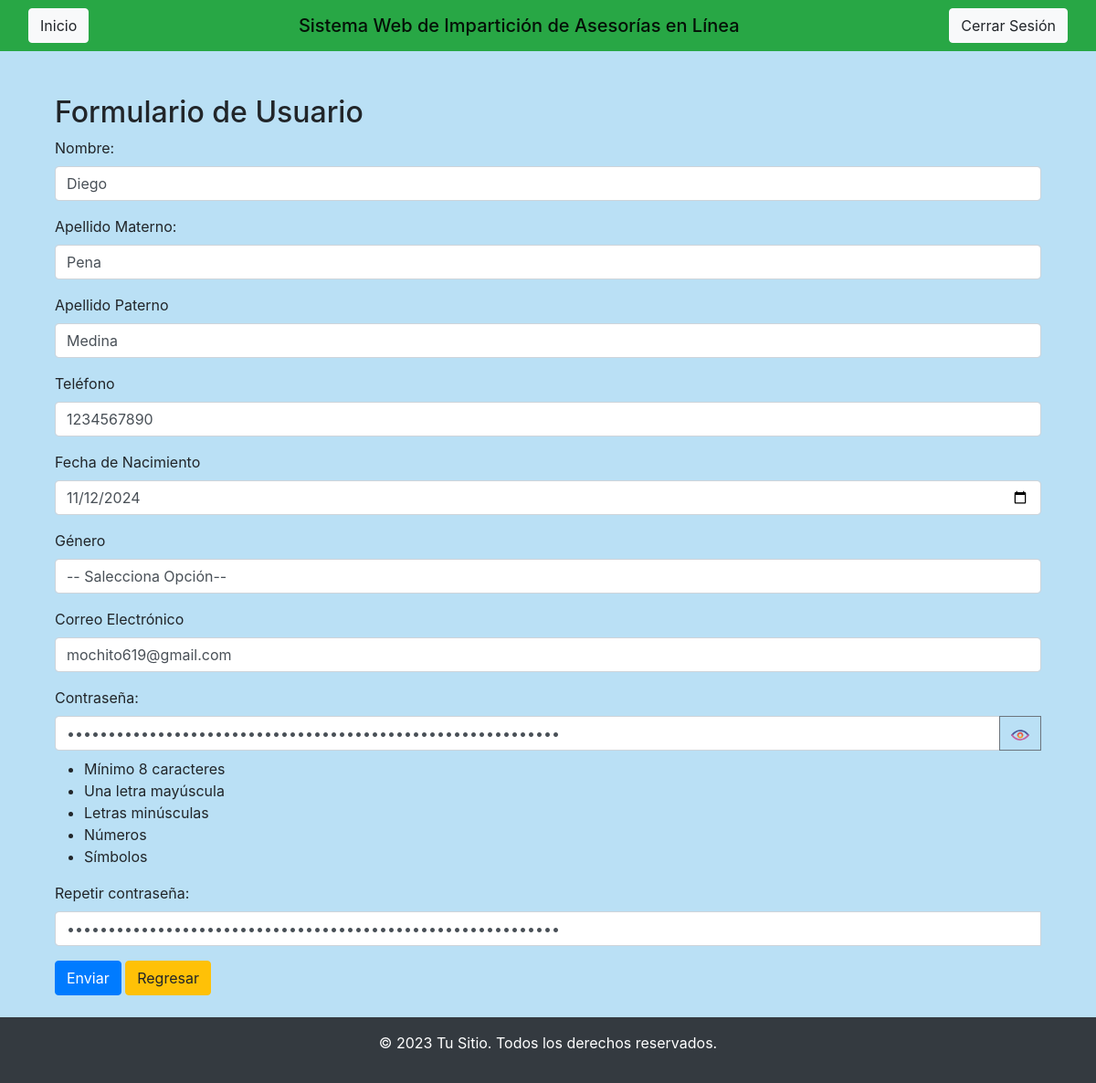
Screenshot of /Vista/ADMIN/UPDATE/Update_Usuario_Administrador.php?id=1&rol=Administrador (signed in) with the database file from the repository.
### tables this page shows
CREATE TABLE `administrador` (
  `ID_Usuario_A` int(11) NOT NULL AUTO_INCREMENT,
  `Nombre_Usuario_A` varchar(200) NOT NULL,
  `Apellido_Materno_A` varchar(200) NOT NULL,
  `Apellido_Paterno_A` varchar(200) NOT NULL,
  `Telefono_A` varchar(20) NOT NULL,
  `Fecha_Nacimiento_A` date NOT NULL,
  `Genero_A` varchar(100) NOT NULL,
  `Correo_electronico_A` varchar(250) NOT NULL,
  `Contrasena_A` varchar(250) NOT NULL,
  PRIMARY KEY (`ID_Usuario_A`)
);

### Vista/ADMIN/UPDATE/Update_Usuario_Administrador.php (the view, shortened to what this page needs)
<?php include('head.php'); ?>
<?php
if (isset($_GET['id']) && !empty($_GET['id']) && isset($_GET['rol']) && !empty($_GET['rol'])) {
    $id_empleado = $_GET['id'];
    $conexion = (new Conectar())->conexion();
    $consulta = $conexion->prepare("SELECT A.Nombre_Usuario_A AS nombre_usuario,
            A.Apellido_Paterno_A AS apellido_paterno,
            A.Apellido_Materno_A AS apellido_materno,
            A.Telefono_A AS telefono,
            A.Fecha_Nacimiento_A AS fecha_nacimiento,
            A.Genero_A AS genero,
            A.Correo_electronico_A AS correo_electronico,
            A.Contrasena_A AS contrasena
            FROM
                Administrador A
            WHERE
                A.ID_Usuario_A = ?;");
    $consulta->bind_param("i", $id_empleado);
    $consulta->execute();
    $resultado = $consulta->get_result();
    if ($row = $resultado->fetch_assoc()) {
    } else {
        echo "No se encontró ningún empleado con la ID proporcionada.";
        exit;
    }
    } else {
        echo "Error al preparar la consulta.";
        exit;
    }
?>
<div class="container mt-5">
    <h2>Formulario de Usuario</h2>
        <form action="../../../Controlador/ADMIN/UPDATE/Funcion_Update_Usuario.php" method="post" class="needs-validation" novalidate>
            <div class="form-group">
                <label for="nombre_usuario_e">Nombre:</label>
                <input type="text" class="form-control" id="nombre_usuario" name="nombre_usuario" value="<?php echo $row['nombre_usuario']; ?>" required>
            </div>
            <div class="form-group">
                <label for="apellido_materno_e">Apellido Materno:</label>
                <input type="text" class="form-control" id="apellido_materno" name="apellido_materno" value="<?php echo $row['apellido_materno']; ?>" required>
            </div>
            <div class="form-group">
                <label for="apellido_paterno_e">Apellido Paterno</label>
                <input type="text" class="form-control" id="apellido_paterno" name="apellido_paterno" value="<?php echo $row['apellido_paterno']; ?>" required>
            </div>
            <div class="form-group">
                <label for="telefono_e">Teléfono</label>
                <input type="tel" class="form-control" id="telefono" name="telefono" value="<?php echo $row['telefono']; ?>" required>
            </div>
            <div class="form-group">
                <label for="fecha_nacimiento_e">Fecha de Nacimiento</label>
                <input type="date" class="form-control" id="fecha_nacimiento" name="fecha_nacimiento" value="<?php echo $row['fecha_nacimiento']; ?>" required>
            </div>
            <div class="form-group">
                <label for="genero_e">Género</label>
                <select class="form-control" id="genero" name="genero" required>
                    <option value="" selected disabled>-- Salecciona Opción--</option>
                </select>
            </div>
            <div class="form-group">
                <label for="correo_electronico_e">Correo Electrónico</label>
                <input type="email" class="form-control" id="correo_electronico" name="correo_electronico" value="<?php echo $row['correo_electronico']; ?>" required>
            </div>
            <div class="form-group">
                <label for="contrasena" class="form-label">Contraseña:</label>
                <div class="input-group">
                    <input type="password" class="form-control" id="contrasena" name="contrasena" placeholder="Ingresa la contraseña" value="<?php echo $row['contrasena']; ?>" required>
                    <div class="input-group-append">
                        <button class="btn btn-outline-secondary" type="button" id="togglePassword">
                        </button>
                    </div>
                </div>
                <ul class="requirements mt-2">
                    <li id="length">Mínimo 8 caracteres</li>
                    <li id="uppercase">Una letra mayúscula</li>
                    <li id="lowercase">Letras minúsculas</li>
                    <li id="number">Números</li>
                    <li id="special">Símbolos</li>
                </ul>
            </div>
            <div class="form-group">
                <label for="valcontrasena" class="form-label">Repetir contraseña:</label>
                <div class="input-group">
                    <input type="password" class="form-control" id="valcontrasena" name="valcontrasena" value="<?php echo $row['contrasena']; ?>" placeholder="Ingresa la contraseña" required>
                </div>
            </div>
        <button type="submit" class="btn btn-primary">Enviar</button>
        <a class="btn btn-warning" href="../Usuario.php">Regresar</a>
    </form>
</div>
<?php include('footer.php'); ?>

### Vista/ADMIN/UPDATE/head.php (style rules this page uses)
body { background: #bae0f5; }

### rows the page displays
administrador: nombre_usuario "Diego", apellido_materno "Pena", apellido_paterno "Medina", telefono "1234567890", fecha_nacimiento "11/12/2024", correo_electronico "mochito619@gmail.com"
